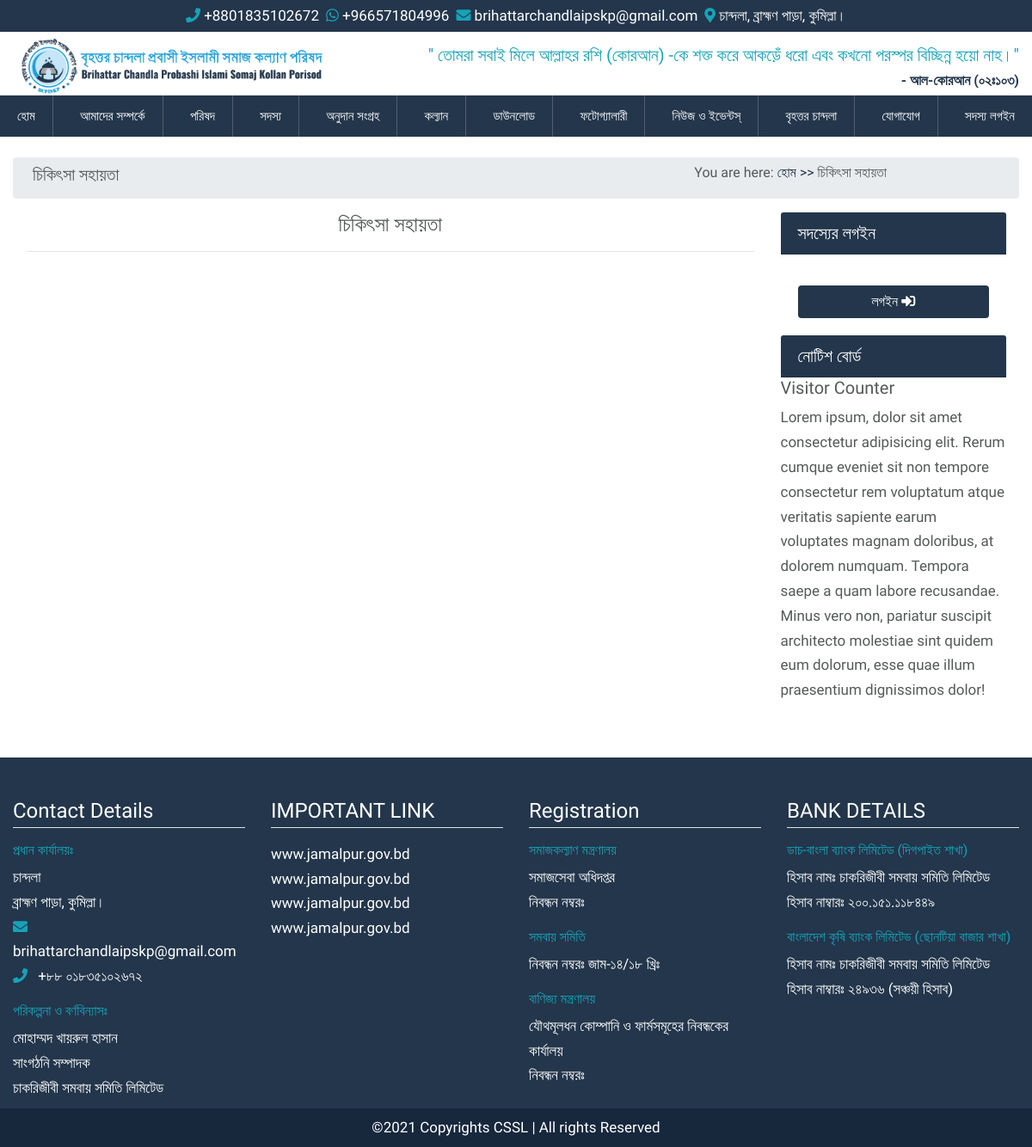
The page /treatment on the database as committed earlier.
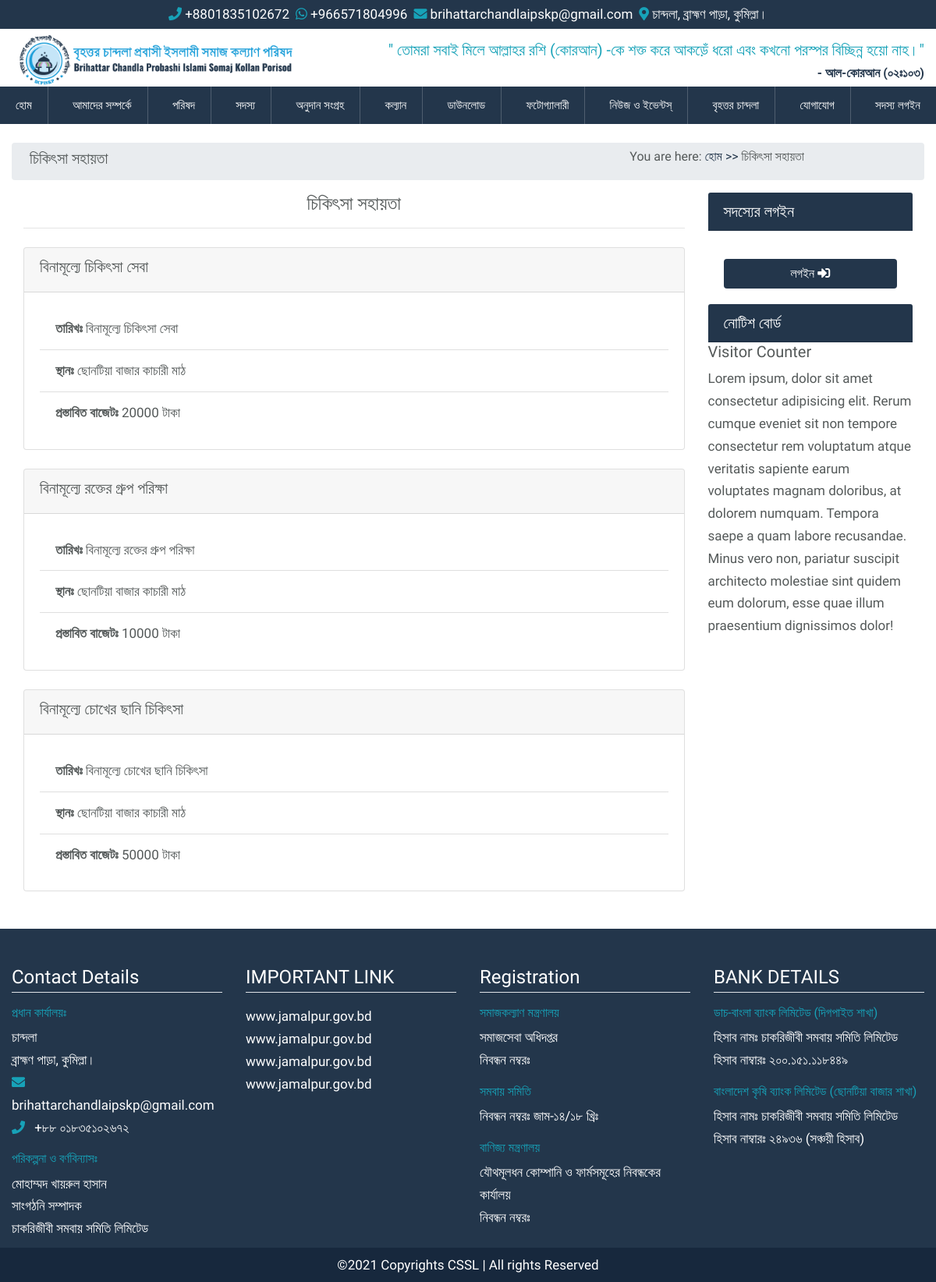
The same page on the database as committed later.
### src/models.py (models this page shows, shortened)
class MedicalAssistance(models.Model):
    name = models.CharField(max_length=255)
    date = models.DateField(blank=True, null=True)
    venue = models.CharField(max_length=255, blank=True, null=True, default="")
    budget = models.PositiveIntegerField(blank=True, null=True, default=0)
    description = models.TextField(blank=True, null=True, default="")
    is_active = models.BooleanField(default=True, blank=True, null=True)
    created_at = models.DateTimeField(auto_now_add=True)
    updated_at = models.DateTimeField(auto_now=True)

### src/views.py (the view)
# urls.py: path("treatment", treatment, name="treatment"),
def treatment(request):
    treatments = MedicalAssistance.objects.filter(is_active=True)
    context = {"treatments": treatments}
    return render(request, "pages/development/treatment.html", context)

### templates/pages/development/treatment.html (shortened to what this page needs)
{% extends 'base.html' %}
{% load static %}
{% block content %}
<div class="container-fluid">
    <div class="row breadcrumb p-2">
        <div class="col-md-8">
            <h5>চিকিৎসা সহায়তা</h5>
        </div>
        <div class="col-md-4">
            <h6>You are here: <a href="{% url 'home' %}">হোম >></a> চিকিৎসা সহায়তা</h6>
        </div>
    </div>
    <div class="row">
        <div class="intro-main col-md-9">
            <h4 class="text-center">চিকিৎসা সহায়তা</h4>
            <hr>
            {% for treatment in treatments %}
            <div class="card mt-4">
                <div class="card-header">
                    <h5>{{ treatment.name }}</h5>
                </div>
                <div class="card-body">
                    <ul class="list-group-flush">
                        <li class="list-group-item"><strong>তারিখঃ</strong> {{ treatment.name }}</li>
                        <li class="list-group-item"><strong>স্থানঃ</strong> {{ treatment.venue }}</li>
                        <li class="list-group-item"><strong>প্রস্তাবিত বাজেটঃ</strong> {{ treatment.budget }} টাকা</li>
                    </ul>
                </div>
            </div>
            {% endfor %}
        </div>
        <div class="intro-right col-md-3">
            <div class="member-login">
                {% include "snippets/member_login.html" %}
            </div>
            <div class="notice-board">
                {% include "snippets/notice_board.html" %}
            </div>
            <div class="visitor-count">
                {% include "snippets/visitor_count.html" %}
            </div>
        </div>
    </div>
</div>
{% endblock content %}

Rows that differ between the two databases and show on the page:
added MedicalAssistance: name "বিনামূল্যে চিকিৎসা সেবা", venue "ছোনটিয়া বাজার কাচারী মাঠ", budget "20000"
added MedicalAssistance: name "বিনামূল্যে রক্তের গ্রুপ পরিক্ষা", venue "ছোনটিয়া বাজার কাচারী মাঠ", budget "10000"
added MedicalAssistance: name "বিনামূল্যে চোখের ছানি চিকিৎসা", venue "ছোনটিয়া বাজার কাচারী মাঠ", budget "50000"
